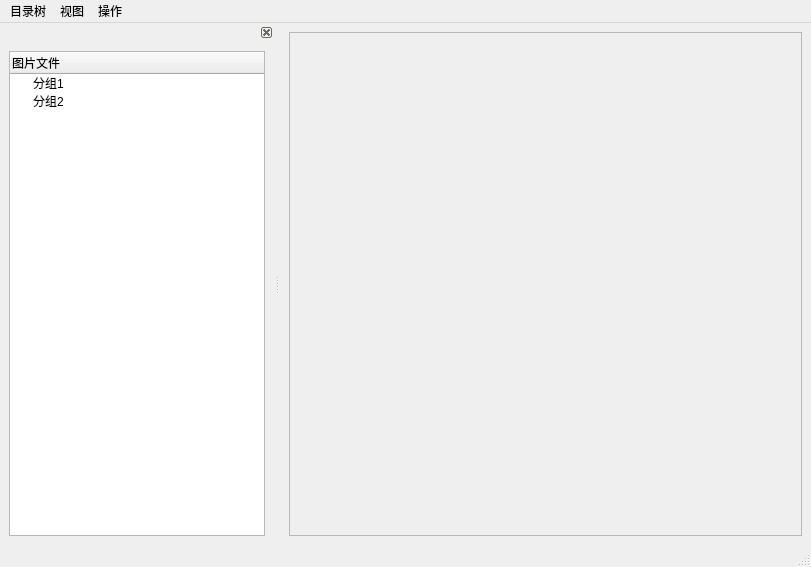
<?xml version="1.0" encoding="UTF-8"?>
<ui version="4.0">
 <class>treeWidget</class>
 <widget class="QMainWindow" name="treeWidget">
  <property name="geometry">
   <rect>
    <x>0</x>
    <y>0</y>
    <width>811</width>
    <height>567</height>
   </rect>
  </property>
  <property name="windowTitle">
   <string>treeWidget</string>
  </property>
  <widget class="QWidget" name="centralwidget">
   <layout class="QHBoxLayout" name="horizontalLayout_2">
    <item>
     <widget class="QScrollArea" name="scrollArea">
      <property name="widgetResizable">
       <bool>true</bool>
      </property>
      <property name="alignment">
       <set>Qt::AlignCenter</set>
      </property>
      <widget class="QWidget" name="scrollAreaWidgetContents">
       <property name="geometry">
        <rect>
         <x>0</x>
         <y>0</y>
         <width>516</width>
         <height>505</height>
        </rect>
       </property>
       <layout class="QHBoxLayout" name="horizontalLayout_3">
        <item>
         <widget class="QLabel" name="label">
          <property name="text">
           <string/>
          </property>
         </widget>
        </item>
       </layout>
      </widget>
     </widget>
    </item>
   </layout>
  </widget>
  <widget class="QMenuBar" name="menubar">
   <property name="geometry">
    <rect>
     <x>0</x>
     <y>0</y>
     <width>811</width>
     <height>22</height>
    </rect>
   </property>
   <widget class="QMenu" name="menu">
    <property name="title">
     <string>目录树</string>
    </property>
    <addaction name="separator"/>
   </widget>
   <widget class="QMenu" name="menu_2">
    <property name="title">
     <string>视图</string>
    </property>
    <addaction name="separator"/>
   </widget>
   <widget class="QMenu" name="menu_3">
    <property name="title">
     <string>操作</string>
    </property>
    <addaction name="actAddFile"/>
    <addaction name="separator"/>
    <addaction name="actAddDirectory"/>
    <addaction name="separator"/>
    <addaction name="actDeleteItem"/>
    <addaction name="separator"/>
    <addaction name="actBigger"/>
    <addaction name="separator"/>
    <addaction name="actSmaller"/>
    <addaction name="separator"/>
    <addaction name="actReallSize"/>
    <addaction name="separator"/>
    <addaction name="actFitWidth"/>
    <addaction name="separator"/>
    <addaction name="actFitHigh"/>
    <addaction name="separator"/>
    <addaction name="actScanItems"/>
    <addaction name="separator"/>
    <addaction name="actDockVisible"/>
    <addaction name="separator"/>
    <addaction name="actDockFloat"/>
    <addaction name="separator"/>
    <addaction name="actDisplay"/>
   </widget>
   <addaction name="menu"/>
   <addaction name="menu_2"/>
   <addaction name="menu_3"/>
  </widget>
  <widget class="QStatusBar" name="statusbar"/>
  <widget class="QDockWidget" name="dockWidget">
   <property name="features">
    <set>QDockWidget::DockWidgetClosable|QDockWidget::DockWidgetMovable</set>
   </property>
   <property name="allowedAreas">
    <set>Qt::LeftDockWidgetArea|Qt::RightDockWidgetArea</set>
   </property>
   <attribute name="dockWidgetArea">
    <number>1</number>
   </attribute>
   <widget class="QWidget" name="dockWidgetContents">
    <layout class="QHBoxLayout" name="horizontalLayout">
     <item>
      <widget class="QTreeWidget" name="treeWidget_2">
       <column>
        <property name="text">
         <string extracomment="文件夹">图片文件</string>
        </property>
        <property name="icon">
         <iconset>
          <normaloff>file.ico</normaloff>
          <selectedoff>:/image/file.ico</selectedoff>file.ico</iconset>
        </property>
       </column>
       <item>
        <property name="text">
         <string extracomment="文件夹">分组1</string>
        </property>
       </item>
       <item>
        <property name="text">
         <string extracomment="文件夹">分组2</string>
        </property>
       </item>
      </widget>
     </item>
    </layout>
   </widget>
  </widget>
  <action name="actAddFile">
   <property name="icon">
    <iconset>
     <normaloff>file.ico</normaloff>file.ico</iconset>
   </property>
   <property name="text">
    <string>添加文件</string>
   </property>
   <property name="toolTip">
    <string>添加文件</string>
   </property>
  </action>
  <action name="actAddDirectory">
   <property name="icon">
    <iconset>
     <normaloff>add.ico</normaloff>add.ico</iconset>
   </property>
   <property name="text">
    <string>添加目录</string>
   </property>
   <property name="toolTip">
    <string>添加目录</string>
   </property>
  </action>
  <action name="actDeleteItem">
   <property name="icon">
    <iconset>
     <normaloff>delete.ico</normaloff>delete.ico</iconset>
   </property>
   <property name="text">
    <string>删除节点</string>
   </property>
   <property name="toolTip">
    <string>删除节点</string>
   </property>
  </action>
  <action name="actBigger">
   <property name="icon">
    <iconset>
     <normaloff>bigger.ico</normaloff>bigger.ico</iconset>
   </property>
   <property name="text">
    <string>放大</string>
   </property>
   <property name="toolTip">
    <string>放大</string>
   </property>
  </action>
  <action name="actSmaller">
   <property name="icon">
    <iconset>
     <normaloff>smaller.ico</normaloff>smaller.ico</iconset>
   </property>
   <property name="text">
    <string>缩小</string>
   </property>
   <property name="toolTip">
    <string>缩小</string>
   </property>
  </action>
  <action name="actReallSize">
   <property name="icon">
    <iconset theme=":/image/realSize.ico">
     <normaloff>realSize.ico</normaloff>realSize.ico</iconset>
   </property>
   <property name="text">
    <string>实际大小</string>
   </property>
   <property name="toolTip">
    <string>实际大小</string>
   </property>
  </action>
  <action name="actFitWidth">
   <property name="icon">
    <iconset>
     <normaloff>fitWidth.ico</normaloff>fitWidth.ico</iconset>
   </property>
   <property name="text">
    <string>适合宽度</string>
   </property>
   <property name="toolTip">
    <string>适合宽度</string>
   </property>
  </action>
  <action name="actFitHigh">
   <property name="icon">
    <iconset>
     <normaloff>fitHeight.ico</normaloff>fitHeight.ico</iconset>
   </property>
   <property name="text">
    <string>适合高度</string>
   </property>
   <property name="toolTip">
    <string>适合高度</string>
   </property>
  </action>
  <action name="actScanItems">
   <property name="text">
    <string>遍历节点</string>
   </property>
   <property name="toolTip">
    <string>遍历节点</string>
   </property>
  </action>
  <action name="actDockVisible">
   <property name="checkable">
    <bool>true</bool>
   </property>
   <property name="text">
    <string>窗体可见</string>
   </property>
   <property name="toolTip">
    <string>窗体可见</string>
   </property>
  </action>
  <action name="actDockFloat">
   <property name="checkable">
    <bool>true</bool>
   </property>
   <property name="text">
    <string>窗体浮动</string>
   </property>
   <property name="toolTip">
    <string>窗体浮动</string>
   </property>
  </action>
  <action name="actDisplay">
   <property name="text">
    <string>显示图片</string>
   </property>
   <property name="toolTip">
    <string>显示图片</string>
   </property>
  </action>
 </widget>
 <resources/>
 <connections/>
</ui>
